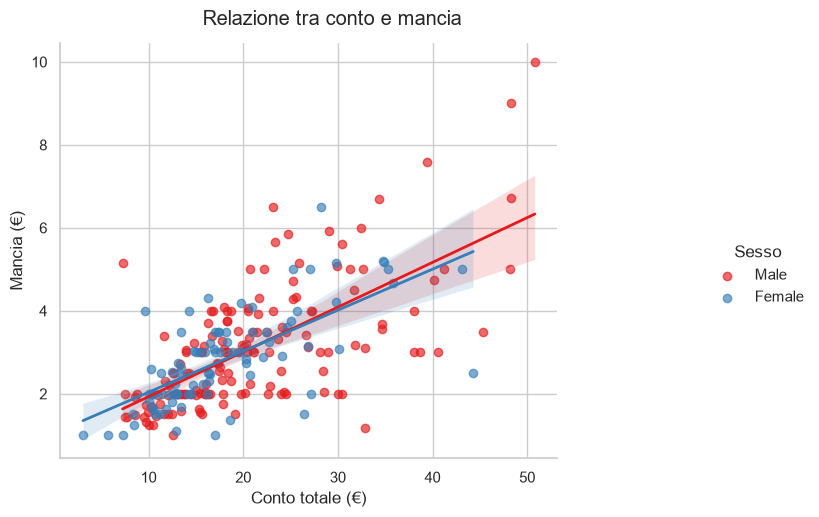

The script that saved this image:
# Importazione delle librerie
import matplotlib.pyplot as plt
import seaborn as sns

# Carichiamo il dataset già disponibile in Seaborn
tips = sns.load_dataset("tips")

# Impostiamo lo stile generale dei grafici
sns.set_theme(style="whitegrid")


# PRIMO GRAFICO: LMPlot

grafico = sns.lmplot(
    data=tips,                 # Dataset utilizzato
    x="total_bill",            # Variabile sull'asse X
    y="tip",                   # Variabile sull'asse Y
    hue="sex",                 # Distingue maschi e femmine
    height=5,                  # Altezza del grafico
    aspect=1.2,                # Rapporto larghezza/altezza
    palette="Set1",            # Palette dei colori
    legend=False,              # Disattiva la legenda automatica
    scatter_kws={"alpha": 0.65},  # Rende i punti trasparenti
    line_kws={"linewidth": 2}    # Aumenta lo spessore delle linee
)

# Personalizziamo titoli ed etichette
grafico.set_axis_labels("Conto totale (€)", "Mancia (€)")
grafico.fig.suptitle("Relazione tra conto e mancia", y=1.03)

# Aggiungiamo una legenda esterna al grafico
grafico.add_legend(
    title="Sesso",
    loc="center left",
    bbox_to_anchor=(1.02, 0.5)
)

# Lasciamo spazio alla legenda sulla destra
grafico.fig.subplots_adjust(right=0.82)

# Salviamo il grafico
grafico.savefig("esercizio2.png")
plt.show()


# SECONDO GRAFICO: VIOLINPLOT

plt.figure(figsize=(7, 5))

# Rappresentiamo la distribuzione delle mance per giorno
sns.violinplot(
    data=tips,
    x="day",
    y="tip",
    palette="coolwarm"
)

# Personalizziamo il grafico
plt.title("Distribuzione delle mance per giorno")
plt.xlabel("Giorno della settimana")
plt.ylabel("Importo della mancia (€)")

# Sistemiamo gli spazi e salviamo
plt.tight_layout()
plt.savefig("esercizio2violin.png")
plt.show()
